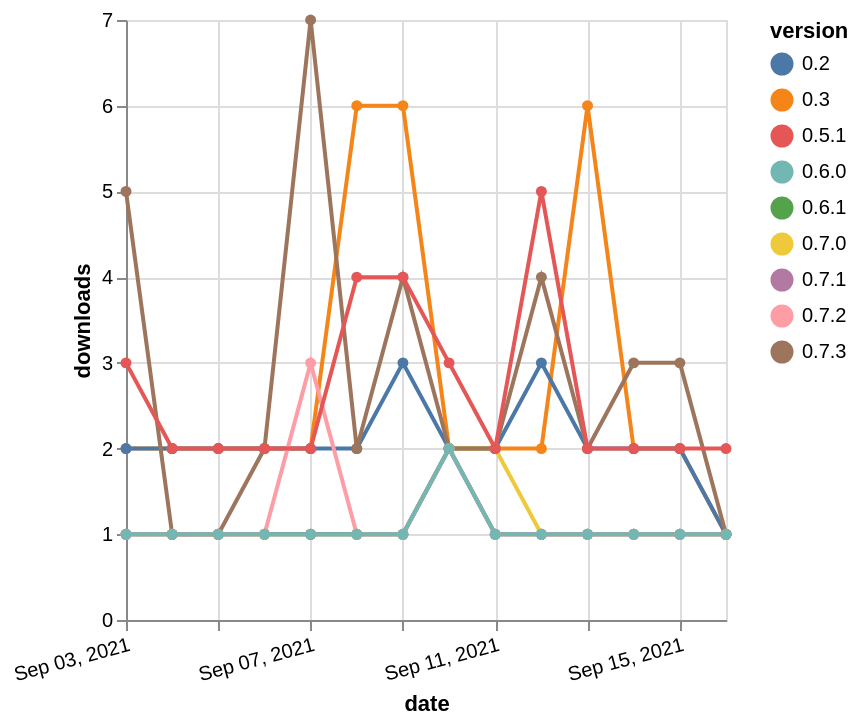

Vega-Lite specification for this chart:
### Vega-Lite specification from a JSON file in a GitHub repository (floating-point values rounded to 4 significant figures)
{"$schema": "https://vega.github.io/schema/vega-lite/v5.json", "description": "A simple bar chart with embedded data.", "data": {"values": [{"date": "2021-09-03", "total": 4080, "delta": 2, "version": "0.3"}, {"date": "2021-09-04", "total": 4082, "delta": 2, "version": "0.3"}, {"date": "2021-09-05", "total": 4084, "delta": 2, "version": "0.3"}, {"date": "2021-09-06", "total": 4086, "delta": 2, "version": "0.3"}, {"date": "2021-09-07", "total": 4088, "delta": 2, "version": "0.3"}, {"date": "2021-09-08", "total": 4094, "delta": 6, "version": "0.3"}, {"date": "2021-09-09", "total": 4100, "delta": 6, "version": "0.3"}, {"date": "2021-09-10", "total": 4102, "delta": 2, "version": "0.3"}, {"date": "2021-09-11", "total": 4104, "delta": 2, "version": "0.3"}, {"date": "2021-09-12", "total": 4106, "delta": 2, "version": "0.3"}, {"date": "2021-09-13", "total": 4112, "delta": 6, "version": "0.3"}, {"date": "2021-09-14", "total": 4114, "delta": 2, "version": "0.3"}, {"date": "2021-09-15", "total": 4116, "delta": 2, "version": "0.3"}, {"date": "2021-09-16", "total": 4117, "delta": 1, "version": "0.3"}, {"date": "2021-09-03", "total": 2550, "delta": 2, "version": "0.2"}, {"date": "2021-09-04", "total": 2552, "delta": 2, "version": "0.2"}, {"date": "2021-09-05", "total": 2554, "delta": 2, "version": "0.2"}, {"date": "2021-09-06", "total": 2556, "delta": 2, "version": "0.2"}, {"date": "2021-09-07", "total": 2558, "delta": 2, "version": "0.2"}, {"date": "2021-09-08", "total": 2560, "delta": 2, "version": "0.2"}, {"date": "2021-09-09", "total": 2563, "delta": 3, "version": "0.2"}, {"date": "2021-09-10", "total": 2565, "delta": 2, "version": "0.2"}, {"date": "2021-09-11", "total": 2567, "delta": 2, "version": "0.2"}, {"date": "2021-09-12", "total": 2570, "delta": 3, "version": "0.2"}, {"date": "2021-09-13", "total": 2572, "delta": 2, "version": "0.2"}, {"date": "2021-09-14", "total": 2574, "delta": 2, "version": "0.2"}, {"date": "2021-09-15", "total": 2576, "delta": 2, "version": "0.2"}, {"date": "2021-09-16", "total": 2577, "delta": 1, "version": "0.2"}, {"date": "2021-09-03", "total": 195, "delta": 1, "version": "0.7.0"}, {"date": "2021-09-04", "total": 196, "delta": 1, "version": "0.7.0"}, {"date": "2021-09-05", "total": 197, "delta": 1, "version": "0.7.0"}, {"date": "2021-09-06", "total": 198, "delta": 1, "version": "0.7.0"}, {"date": "2021-09-07", "total": 199, "delta": 1, "version": "0.7.0"}, {"date": "2021-09-08", "total": 200, "delta": 1, "version": "0.7.0"}, {"date": "2021-09-09", "total": 201, "delta": 1, "version": "0.7.0"}, {"date": "2021-09-10", "total": 203, "delta": 2, "version": "0.7.0"}, {"date": "2021-09-11", "total": 205, "delta": 2, "version": "0.7.0"}, {"date": "2021-09-12", "total": 206, "delta": 1, "version": "0.7.0"}, {"date": "2021-09-13", "total": 207, "delta": 1, "version": "0.7.0"}, {"date": "2021-09-14", "total": 208, "delta": 1, "version": "0.7.0"}, {"date": "2021-09-15", "total": 209, "delta": 1, "version": "0.7.0"}, {"date": "2021-09-16", "total": 210, "delta": 1, "version": "0.7.0"}, {"date": "2021-09-03", "total": 191, "delta": 1, "version": "0.6.1"}, {"date": "2021-09-04", "total": 192, "delta": 1, "version": "0.6.1"}, {"date": "2021-09-05", "total": 193, "delta": 1, "version": "0.6.1"}, {"date": "2021-09-06", "total": 194, "delta": 1, "version": "0.6.1"}, {"date": "2021-09-07", "total": 195, "delta": 1, "version": "0.6.1"}, {"date": "2021-09-08", "total": 196, "delta": 1, "version": "0.6.1"}, {"date": "2021-09-09", "total": 197, "delta": 1, "version": "0.6.1"}, {"date": "2021-09-10", "total": 199, "delta": 2, "version": "0.6.1"}, {"date": "2021-09-11", "total": 200, "delta": 1, "version": "0.6.1"}, {"date": "2021-09-12", "total": 201, "delta": 1, "version": "0.6.1"}, {"date": "2021-09-13", "total": 202, "delta": 1, "version": "0.6.1"}, {"date": "2021-09-14", "total": 203, "delta": 1, "version": "0.6.1"}, {"date": "2021-09-15", "total": 204, "delta": 1, "version": "0.6.1"}, {"date": "2021-09-16", "total": 205, "delta": 1, "version": "0.6.1"}, {"date": "2021-09-03", "total": 141, "delta": 1, "version": "0.7.1"}, {"date": "2021-09-04", "total": 142, "delta": 1, "version": "0.7.1"}, {"date": "2021-09-05", "total": 143, "delta": 1, "version": "0.7.1"}, {"date": "2021-09-06", "total": 144, "delta": 1, "version": "0.7.1"}, {"date": "2021-09-07", "total": 145, "delta": 1, "version": "0.7.1"}, {"date": "2021-09-08", "total": 146, "delta": 1, "version": "0.7.1"}, {"date": "2021-09-09", "total": 147, "delta": 1, "version": "0.7.1"}, {"date": "2021-09-10", "total": 149, "delta": 2, "version": "0.7.1"}, {"date": "2021-09-11", "total": 150, "delta": 1, "version": "0.7.1"}, {"date": "2021-09-12", "total": 151, "delta": 1, "version": "0.7.1"}, {"date": "2021-09-13", "total": 152, "delta": 1, "version": "0.7.1"}, {"date": "2021-09-14", "total": 153, "delta": 1, "version": "0.7.1"}, {"date": "2021-09-15", "total": 154, "delta": 1, "version": "0.7.1"}, {"date": "2021-09-16", "total": 155, "delta": 1, "version": "0.7.1"}, {"date": "2021-09-03", "total": 386, "delta": 5, "version": "0.7.3"}, {"date": "2021-09-04", "total": 387, "delta": 1, "version": "0.7.3"}, {"date": "2021-09-05", "total": 388, "delta": 1, "version": "0.7.3"}, {"date": "2021-09-06", "total": 390, "delta": 2, "version": "0.7.3"}, {"date": "2021-09-07", "total": 397, "delta": 7, "version": "0.7.3"}, {"date": "2021-09-08", "total": 399, "delta": 2, "version": "0.7.3"}, {"date": "2021-09-09", "total": 403, "delta": 4, "version": "0.7.3"}, {"date": "2021-09-10", "total": 405, "delta": 2, "version": "0.7.3"}, {"date": "2021-09-11", "total": 407, "delta": 2, "version": "0.7.3"}, {"date": "2021-09-12", "total": 411, "delta": 4, "version": "0.7.3"}, {"date": "2021-09-13", "total": 413, "delta": 2, "version": "0.7.3"}, {"date": "2021-09-14", "total": 416, "delta": 3, "version": "0.7.3"}, {"date": "2021-09-15", "total": 419, "delta": 3, "version": "0.7.3"}, {"date": "2021-09-16", "total": 420, "delta": 1, "version": "0.7.3"}, {"date": "2021-09-03", "total": 190, "delta": 1, "version": "0.7.2"}, {"date": "2021-09-04", "total": 191, "delta": 1, "version": "0.7.2"}, {"date": "2021-09-05", "total": 192, "delta": 1, "version": "0.7.2"}, {"date": "2021-09-06", "total": 193, "delta": 1, "version": "0.7.2"}, {"date": "2021-09-07", "total": 196, "delta": 3, "version": "0.7.2"}, {"date": "2021-09-08", "total": 197, "delta": 1, "version": "0.7.2"}, {"date": "2021-09-09", "total": 198, "delta": 1, "version": "0.7.2"}, {"date": "2021-09-10", "total": 200, "delta": 2, "version": "0.7.2"}, {"date": "2021-09-11", "total": 201, "delta": 1, "version": "0.7.2"}, {"date": "2021-09-12", "total": 202, "delta": 1, "version": "0.7.2"}, {"date": "2021-09-13", "total": 203, "delta": 1, "version": "0.7.2"}, {"date": "2021-09-14", "total": 204, "delta": 1, "version": "0.7.2"}, {"date": "2021-09-15", "total": 205, "delta": 1, "version": "0.7.2"}, {"date": "2021-09-16", "total": 206, "delta": 1, "version": "0.7.2"}, {"date": "2021-09-03", "total": 181, "delta": 1, "version": "0.6.0"}, {"date": "2021-09-04", "total": 182, "delta": 1, "version": "0.6.0"}, {"date": "2021-09-05", "total": 183, "delta": 1, "version": "0.6.0"}, {"date": "2021-09-06", "total": 184, "delta": 1, "version": "0.6.0"}, {"date": "2021-09-07", "total": 185, "delta": 1, "version": "0.6.0"}, {"date": "2021-09-08", "total": 186, "delta": 1, "version": "0.6.0"}, {"date": "2021-09-09", "total": 187, "delta": 1, "version": "0.6.0"}, {"date": "2021-09-10", "total": 189, "delta": 2, "version": "0.6.0"}, {"date": "2021-09-11", "total": 190, "delta": 1, "version": "0.6.0"}, {"date": "2021-09-12", "total": 191, "delta": 1, "version": "0.6.0"}, {"date": "2021-09-13", "total": 192, "delta": 1, "version": "0.6.0"}, {"date": "2021-09-14", "total": 193, "delta": 1, "version": "0.6.0"}, {"date": "2021-09-15", "total": 194, "delta": 1, "version": "0.6.0"}, {"date": "2021-09-16", "total": 195, "delta": 1, "version": "0.6.0"}, {"date": "2021-09-03", "total": 2841, "delta": 3, "version": "0.5.1"}, {"date": "2021-09-04", "total": 2843, "delta": 2, "version": "0.5.1"}, {"date": "2021-09-05", "total": 2845, "delta": 2, "version": "0.5.1"}, {"date": "2021-09-06", "total": 2847, "delta": 2, "version": "0.5.1"}, {"date": "2021-09-07", "total": 2849, "delta": 2, "version": "0.5.1"}, {"date": "2021-09-08", "total": 2853, "delta": 4, "version": "0.5.1"}, {"date": "2021-09-09", "total": 2857, "delta": 4, "version": "0.5.1"}, {"date": "2021-09-10", "total": 2860, "delta": 3, "version": "0.5.1"}, {"date": "2021-09-11", "total": 2862, "delta": 2, "version": "0.5.1"}, {"date": "2021-09-12", "total": 2867, "delta": 5, "version": "0.5.1"}, {"date": "2021-09-13", "total": 2869, "delta": 2, "version": "0.5.1"}, {"date": "2021-09-14", "total": 2871, "delta": 2, "version": "0.5.1"}, {"date": "2021-09-15", "total": 2873, "delta": 2, "version": "0.5.1"}, {"date": "2021-09-16", "total": 2875, "delta": 2, "version": "0.5.1"}]}, "width": "container", "mark": {"type": "line", "point": {"filled": true}}, "encoding": {"x": {"field": "date", "type": "temporal", "timeUnit": "yearmonthdate", "title": "date", "axis": {"labelAngle": -15}}, "y": {"field": "delta", "type": "quantitative", "title": "downloads"}, "color": {"field": "version", "type": "nominal"}, "tooltip": {"field": "delta"}}}
